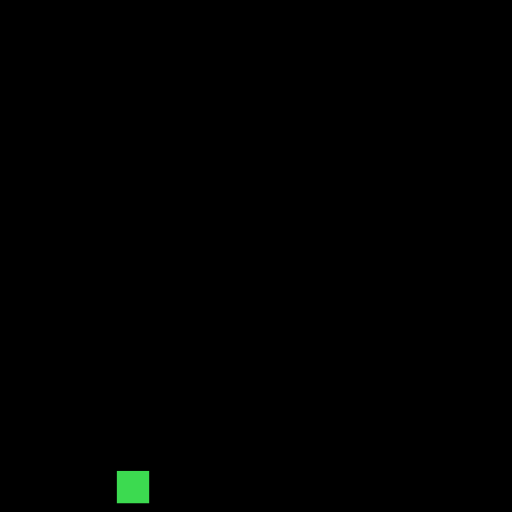
Frame 1 (no input)
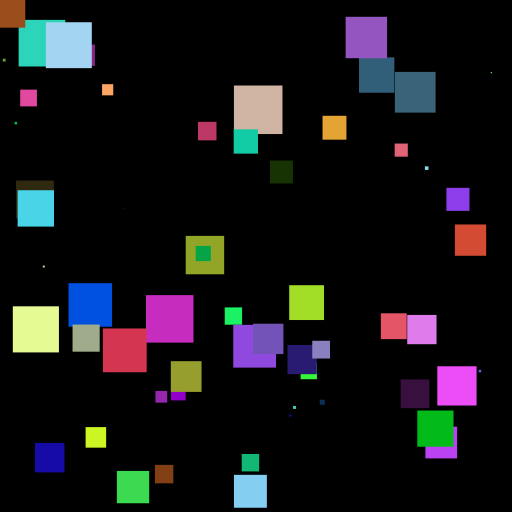
Frame 60 (the mouse pressed at the canvas centre just before this capture)
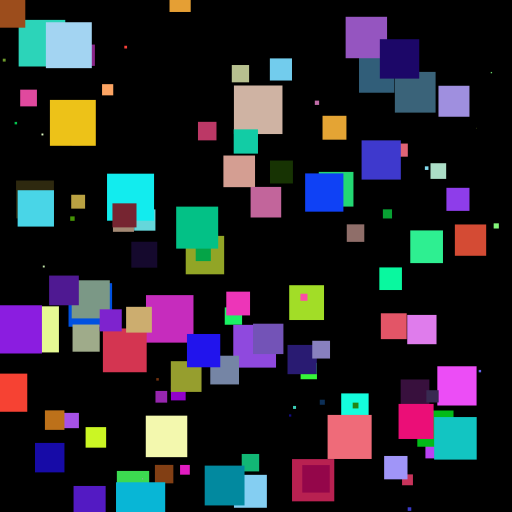
Frame 120 (the mouse held since frame 60 and released just before this capture)

The Processing sketch that drew these frames (run headless with seeded random() and noise(); from frame 60 on, the mouse is pressed at the canvas centre):

// Processing sketch: example_170919d_functions
// ── example_170919d_functions.pde
void setup() {
  size(512, 512);
  background(0);
}

void draw() {
  // Call the drawRandomRectangle function with two parameters: width and height
  drawRandomRectangle(width, height);
}

// Define the generateRandomColor function, which will return a color
color generateRandomColor() {
  // Return a random color
  return color(random(255), random(255), random(255));
}

// Define the drawRandomRectangle function, which will take two parameters but return nothing
void drawRandomRectangle(int maxX, int maxY) {
  float size = random(50);
  float x = random(maxX);
  float y = random(maxY);
  
  // Call the generateRandomColor function to..... generate a random color!
  color fillColor = generateRandomColor();

  fill(fillColor);
  noStroke();

  rectMode(CENTER);
  rect(x, y, size, size);
}
